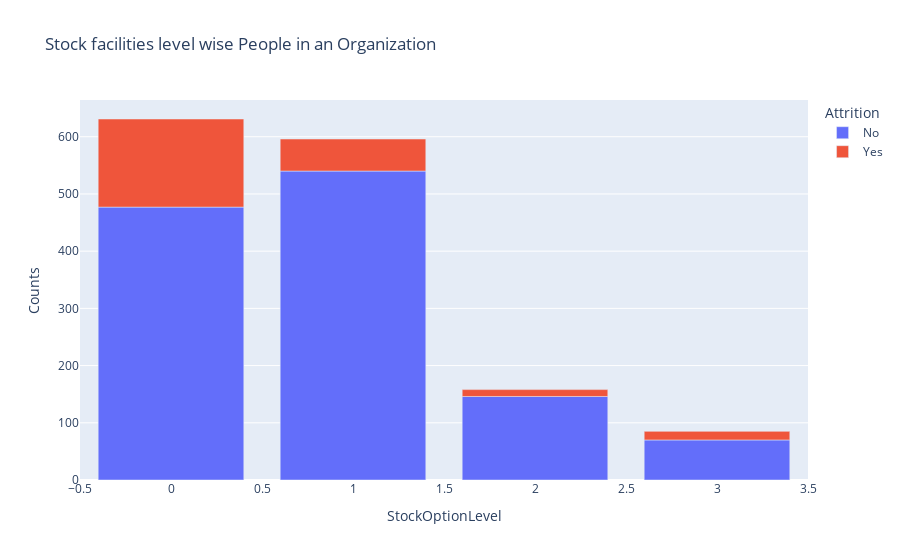

Notebook code for this chart:
### Markdown cell above
![](https://images.moneycontrol.com/static-mcnews/2020/01/Sensex_BSE_NSE_Stock-market-770x433.png)

### Code cell
stock_att=data.groupby(['StockOptionLevel','Attrition']).apply(lambda x:x['DailyRate'].count()).reset_index(name='Counts')
px.bar(stock_att,x='StockOptionLevel',y='Counts',color='Attrition',title='Stock facilities level wise People in an Organization')

### Figure 1 — Plotly figure (JSON) as saved in the notebook; plotly's stock layout.template omitted (floating-point values rounded to 4 significant figures)
{"data": [{"alignmentgroup": "True", "hovertemplate": "Attrition=No<br>StockOptionLevel=%{x}<br>Counts=%{y}<extra></extra>", "legendgroup": "No", "marker": {"color": "#636efa", "pattern": {"shape": ""}}, "name": "No", "offsetgroup": "No", "orientation": "v", "showlegend": true, "textposition": "auto", "type": "bar", "x": [0, 1, 2, 3], "xaxis": "x", "y": [477, 540, 146, 70], "yaxis": "y"}, {"alignmentgroup": "True", "hovertemplate": "Attrition=Yes<br>StockOptionLevel=%{x}<br>Counts=%{y}<extra></extra>", "legendgroup": "Yes", "marker": {"color": "#EF553B", "pattern": {"shape": ""}}, "name": "Yes", "offsetgroup": "Yes", "orientation": "v", "showlegend": true, "textposition": "auto", "type": "bar", "x": [0, 1, 2, 3], "xaxis": "x", "y": [154, 56, 12, 15], "yaxis": "y"}], "layout": {"autosize": true, "barmode": "relative", "legend": {"title": {"text": "Attrition"}, "tracegroupgap": 0}, "title": {"text": "Stock facilities level wise People in an Organization"}, "xaxis": {"anchor": "y", "autorange": true, "domain": [0, 1], "range": [-0.5, 3.5], "title": {"text": "StockOptionLevel"}, "type": "linear"}, "yaxis": {"anchor": "x", "autorange": true, "domain": [0, 1], "range": [0, 664.2], "title": {"text": "Counts"}, "type": "linear"}}}
